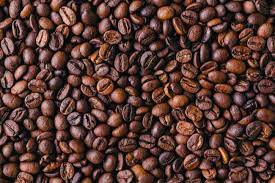
#> input picture cafe.png, 275 x 183 px
$ python ventanaImagen.py
#> lines starting #> are read from the running program, lines starting #| are printed output that depends on the picture
#Librería
import cv2  #clase estatica
from cv2 import imshow  #de la clase cv2 que traiga el metodo imshow
"""import pytesseract
tesseract_cmd = r'C:\Program Files (x86)\Tesseract-OCR\tesseract'"""

imgText="cafe" #variable que guarda el nombre de la imagen
#Lectura de imagen
img= cv2.imread(imgText+'.png')
#> img is the input picture: shape (183, 275, 3); mean B, G, R 50.1, 56.7, 87.7
'''
img  => la variable que va a guardar la informacion que ejecuta el metodo
cv2.imread(imgText+'.png')  => cv2.imread => metodo para leer imagen en cualquier formato
                            => (imgText+'.png') => llama la variable donde se guardo el nombre
                                                de la imagen y lo concatena con el tipo del
                                                formato de la imagen
'''
imshow('Imagen Original',img)
'''
imshow  => permite la visualización de la imagen
        => metodo imshow de la libreria cv2
('Imagen Original',img) => ('nombre de la ventana', parametro: la variable en donde se muestra)
'''
img_gris = cv2.cvtColor(img, cv2.COLOR_BGR2GRAY)
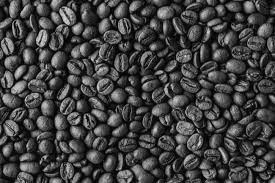
#> img_gris: shape (183, 275); min 0, max 219, mean 65.2
'''
cvtColor => se utiliza para convertir una imagen de un espacio de color a otro.

Sintaxis: cv2.cvtColor(origen, código[, dst[, dstCn]])

Parámetros:
src: Es la imagen cuyo espacio de color se desea modificar.
código: Es el código de conversión del espacio de color.
dst: es la imagen de salida del mismo tamaño y profundidad que la imagen src. Es un parámetro opcional.
dstCn: Es el número de canales en la imagen de destino. Si el parámetro es 0, el número de canales se deriva automáticamente de src y código. Es un parámetro opcional.

Valor devuelto: Devuelve una imagen.
'''
cv2.imshow('Imagen Gris', img_gris)

r = img.copy() #metodo para replicar la imagen
r[:, :, 0] = 0 #=> [posicionx,posiciony,color rojo] = 0 tonalidad
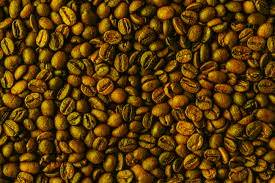
#> r: shape (183, 275, 3); mean B, G, R 0, 56.7, 87.7
r[:, :, 1] = 0 #=> [posicionx,posiciony,color rojo] = 0 tonalidad
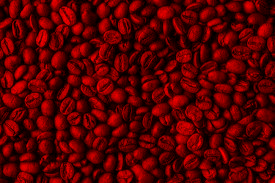
#> r: shape (183, 275, 3); mean B, G, R 0, 0, 87.7
cv2.imshow('R-RGB', r)

g = img.copy()
g[:, :, 0] = 0
g[:, :, 2] = 0
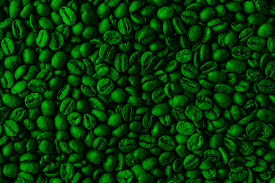
#> g: shape (183, 275, 3); mean B, G, R 0, 56.7, 0
cv2.imshow('G-RGB', g)

b = img.copy()
b[:, :, 1] = 0
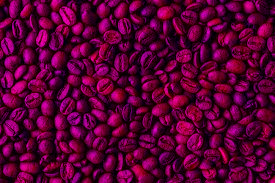
#> b: shape (183, 275, 3); mean B, G, R 50.1, 0, 87.7
b[:, :, 2] = 0
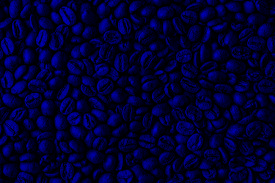
#> b: shape (183, 275, 3); mean B, G, R 50.1, 0, 0
cv2.imshow('B-RGB', b)
########################################################################################
cv2.waitKey(0)
'''
cv2.waitKey => espera a que el usuario presione cualquier tecla para cerrar la pestaña
            => metodo waitKey de la libreria cv2
            => esto es necesario para evitar que el kernel de Python se cuelgue
(0)    => evita que la pestaña se cierre
'''
cv2.destroyAllWindows()
'''
cv2.destroyAllWindows() => termina la ejecucion del programa y cierra todas las ventanas
                        => metodo destroyAllWindows() de la libreria cv2
'''
